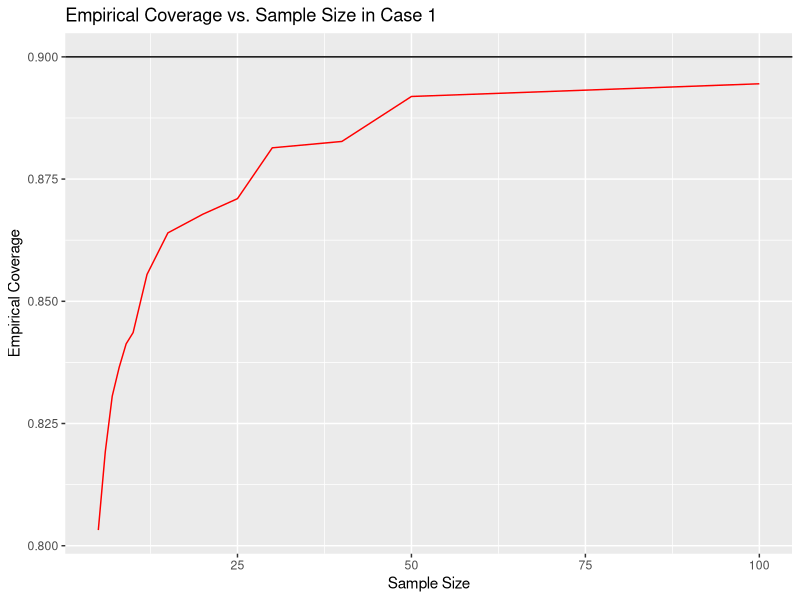
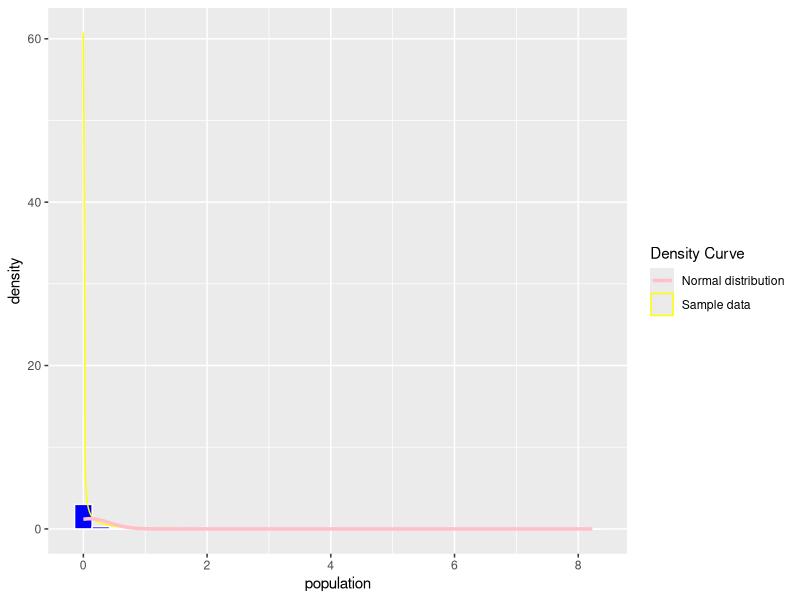
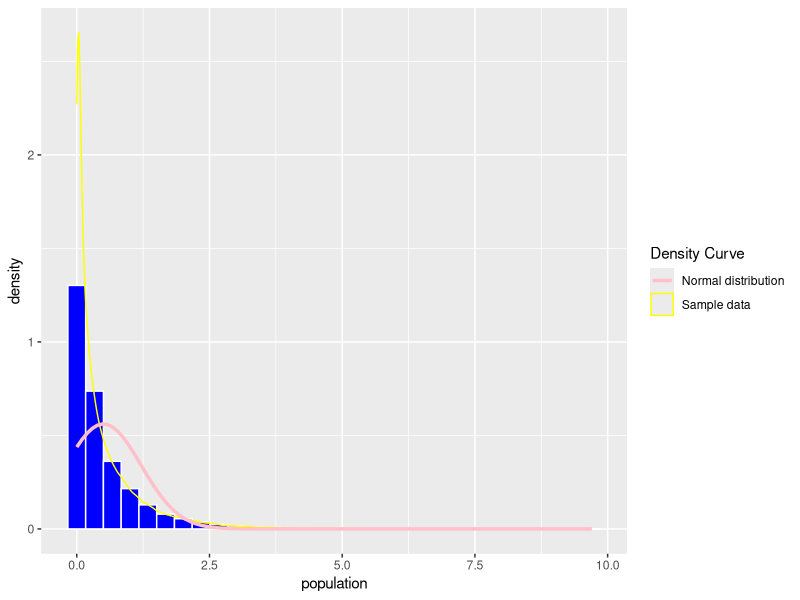
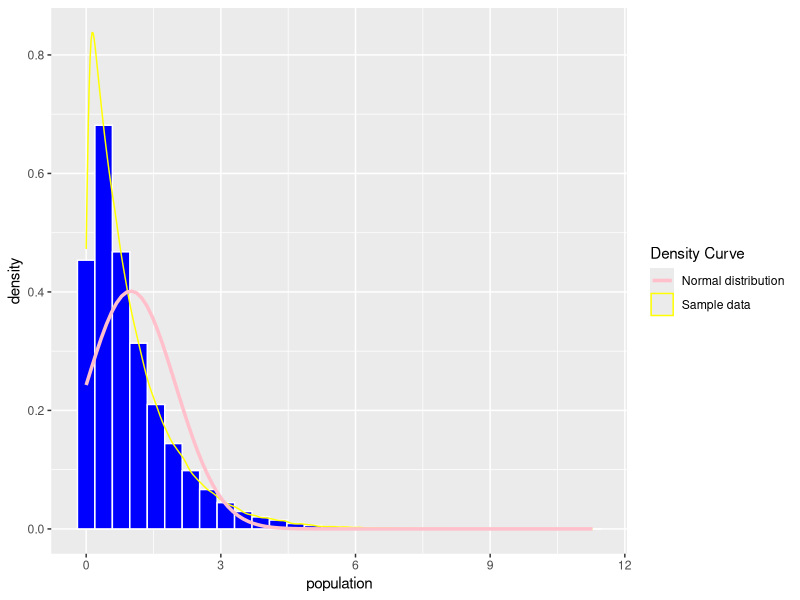
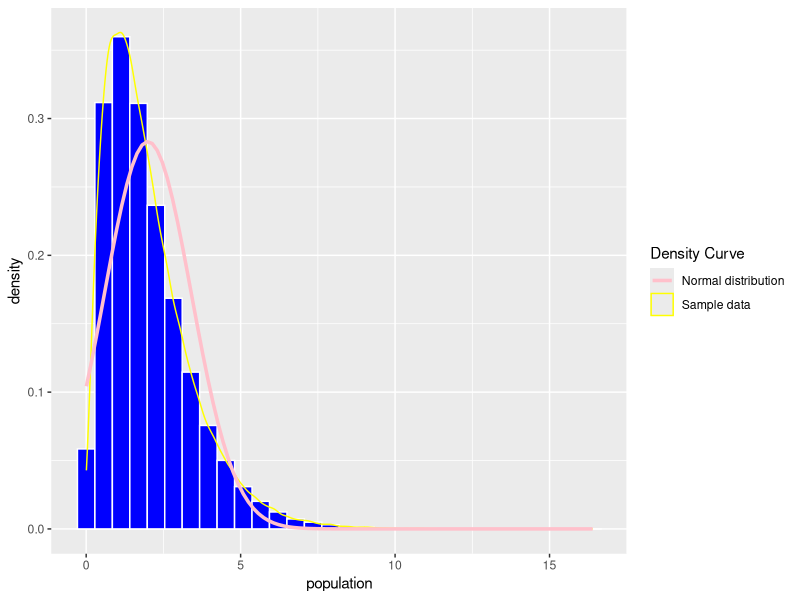
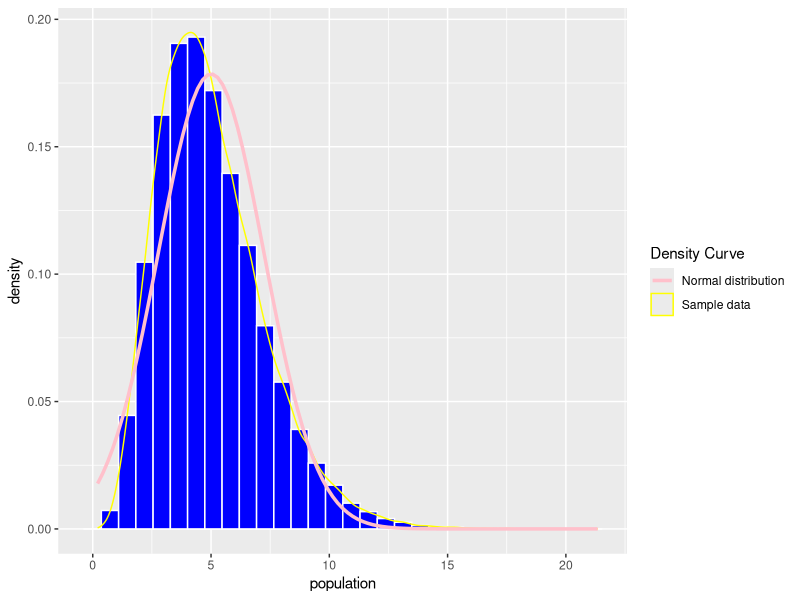
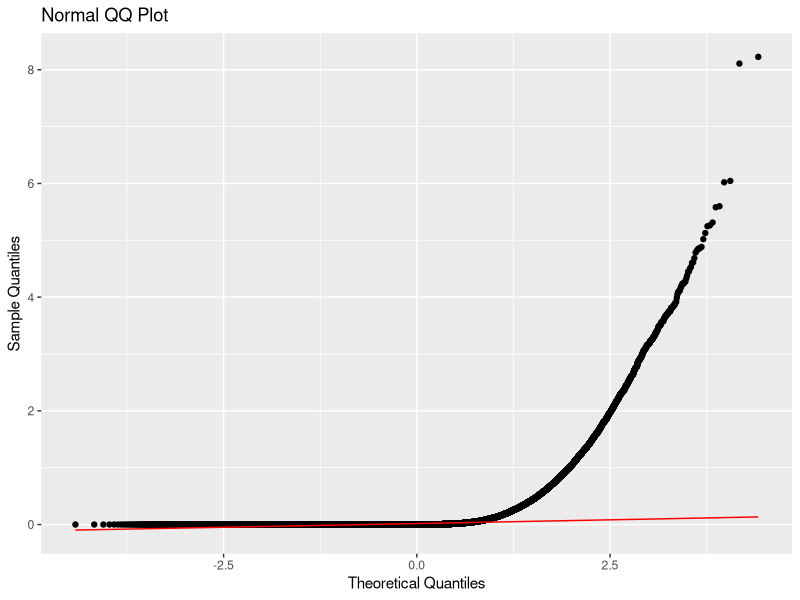
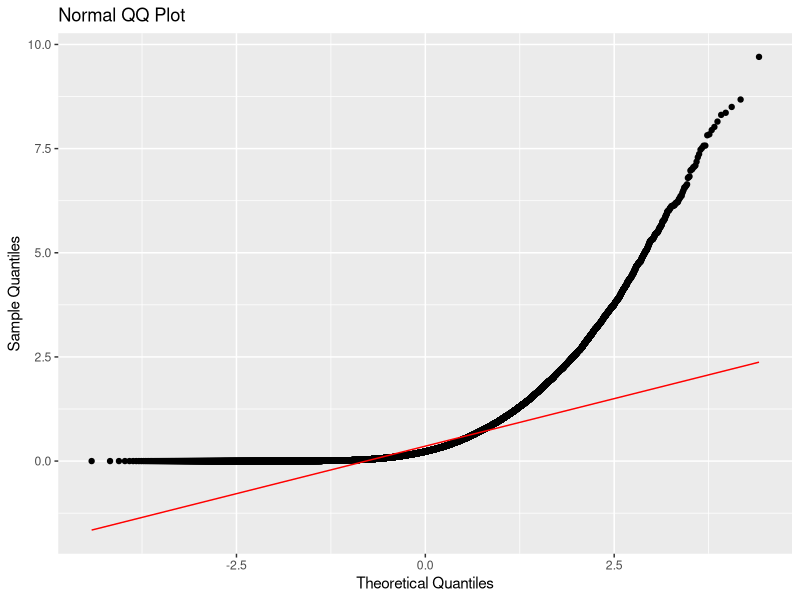

The R source for these figures, in order: (Note: a time limit stopped this script after it produced the figures.)
# Data science class project on confidence intervals, posted with permission of instructor

# load libraries
library(tidyverse)

# Create confidence intervals for three cases:
# Case 1: large sample
# Case 2: normal population
# Case 3: bootstrap

# create function that constructs CI for each case
CI1 = function(data,alpha) {
    mean(data) + c(-1,1)*qnorm(1-alpha/2)*sd(data)/sqrt(length(data))
}

CI2 = function(data,alpha) {
    mean(data) + c(-1,1)*qt(1-alpha/2, df = length(data) - 1 )*sd(data)/sqrt(length(data))
}

CI3 = function(data,alpha, n.boot) {
    dev = map_dbl(1:n.boot,function(x) mean(sample(data, size = length(data),
                                                   replace = TRUE))) - mean(data)
    unname(mean(data) - quantile(dev, probs = c(1-alpha/2, alpha/2)))
    
}

# test
set.seed(133)
sample = runif(50)
alpha = 0.05
n.boot = 100
CI1(sample, alpha)
CI2(sample, alpha)
CI3(sample, alpha, n.boot)

# create auxiliary function `aux` that receives numerical vector input x
# of size 3 and returns numerical vector y of size 2, 
# where first element of y is 1 if first element of x lies between
# last two inclusive and 0 otherwise; the second element of y must be 
# the difference between the third and second elements of x
aux = function(x) {
    return(c(x[1] >= x[2] & x[1] <=x [3], x[3] - x[2]))
}
# test
x1 = c(1,2,3)
x2 = c(0.5,0,0.5)
x3 = c(1,1,1)
aux(x1)
aux(x2)
aux(x3)

# Use `CI1`, `CI2`,`CI3` and `aux` to write 3 functions:
# `core1`, `core2`, `core3` which compute CI, check if it contains the mean 
# of a population (parameter), and computes length

# create labels
labels = c('cover','length')

core1 = function(population, n, alpha) {
    mu = mean(population)
    data = sample(population, size = n)
    out = aux(c(mu, CI1(data,alpha)))
    names(out) = labels
    return(out)
}

core2 = function(population, n, alpha) {
    mu = mean(population)
    data = sample(population, size = n)
    out = aux(c(mu, CI2(data,alpha)))
    names(out) = labels
    return(out)
}

core3 = function(population, n, alpha, n.boot) {
    mu = mean(population)
    data = sample(population, size = n)
    out = aux(c(mu, CI3(data,alpha,n.boot)))
    names(out) = labels
    return(out)
}

# test
set.seed(133) 
population = rnorm(1000)
n = 30
alpha = 0.05
n.boot = 100
core1(population, n, alpha)
core2(population, n, alpha)
core3(population, n, alpha, n.boot)

# create functions `empirical1`, `empirical2`,`empirical3` that calculate
# empirical coverage and the average length for the sample average based on
# the average of n.samples samples of size n taken from the population

empirical1 = function(population, n, alpha,n.samples) {
    # run core1 on samples
    df = map_df(1:n.samples, function(x) core1(population, n, alpha))
    # return average
    return(colMeans(df))
}

empirical2 = function(population, n, alpha,n.samples) {
    # run core2 on samples
    df = map_df(1:n.samples, function(x) core2(population, n, alpha))
    # return average
    return(colMeans(df))
}

empirical3 = function(population, n, alpha, n.boot, n.samples) {
    # run core3 on samples
    df = map_df(1:n.samples, function(x) core3(population, n, alpha, n.boot))
    # return average
    return(colMeans(df))
}

# test
n.samples = 100
empirical1(population, n, alpha, n.samples)
empirical2(population, n, alpha, n.samples)
empirical3(population, n, alpha, n.boot, n.samples)

# investigate effect of sample size on empirical coverage

set.seed(133)
n.pop = 1e5
pop0 = rchisq(n = n.pop, df = 5)
alpha = 0.1
n.samples = 10000
n = c(5,6,7,8,9,10,12,15,20,25,30,40,50,100)

# new data
n.data = map_df(n, function(x) {
    empirical1(pop0, x, alpha, n.samples)
})

# line plot of empirical coverage with line for 90% CI for reference
ggplot(n.data) +
    geom_line(aes(x = n, y = cover), color = "red") +
    geom_hline(yintercept = 1-alpha) +
    labs(title = 'Empirical Coverage vs. Sample Size in Case 1',
         x = 'Sample Size',
         y = 'Empirical Coverage')

# investigate influence of distribution on average length and empirical coverage

# create 5 test populations
pop1 = rgamma(n.pop, shape  = 0.1, rate = 1)
pop2 = rgamma(n.pop, shape  = 0.5, rate = 1) 
pop3 = rgamma(n.pop, shape  = 1, rate = 1)
pop4 = rgamma(n.pop, shape  = 2, rate = 1)
pop5 = rgamma(n.pop, shape  = 5, rate = 1)

# function creating histogram with normal curve as reference
normal_hist = function(population) {
    ggplot(data.frame(population), aes(x = population)) + 
        geom_histogram(aes(y = after_stat(density)), color = "white", fill="blue") +
        geom_density(aes(color = "Sample data")) +
        stat_function(fun = dnorm, 
                      args = list(mean = mean(population), sd = sd(population)),
                      mapping = aes(color = "Normal distribution"), 
                      size = 1.2) +
        scale_colour_manual("Density Curve", values = c("Normal distribution" ="pink",
                                                        "Sample data" = "yellow"))
}
# test
normal_hist(pop1)
normal_hist(pop2)
normal_hist(pop3)
normal_hist(pop4)
normal_hist(pop5)

qqplot = function(population) {
    ggplot(data.frame(population), aes(sample=population)) + 
        stat_qq() +
        stat_qq_line(color = "red") + 
        labs(x = "Theoretical Quantiles", 
             y = "Sample Quantiles", title = "Normal QQ Plot ")
}
# test
qqplot(pop1)
qqplot(pop2)
qqplot(pop3)
qqplot(pop4)
qqplot(pop5)

# Use empirical2 to estimate coverage for 10000 samples of size 10
n.samples = 10000
n = 10
alpha = .05
empirical2(pop1, n, alpha, n.samples)
empirical2(pop2, n, alpha, n.samples)
empirical2(pop3, n, alpha, n.samples)
empirical2(pop4, n, alpha, n.samples)
empirical2(pop5, n, alpha, n.samples)
